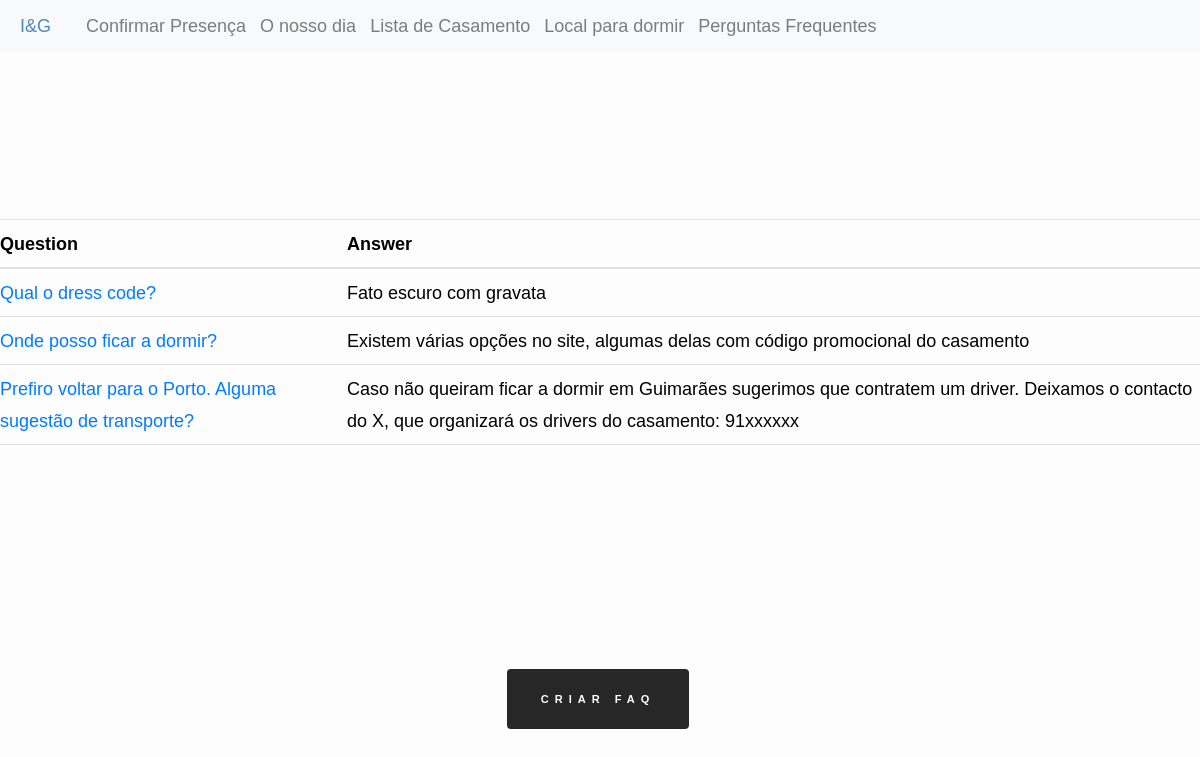
Before: /edit/faqs with the older database file.
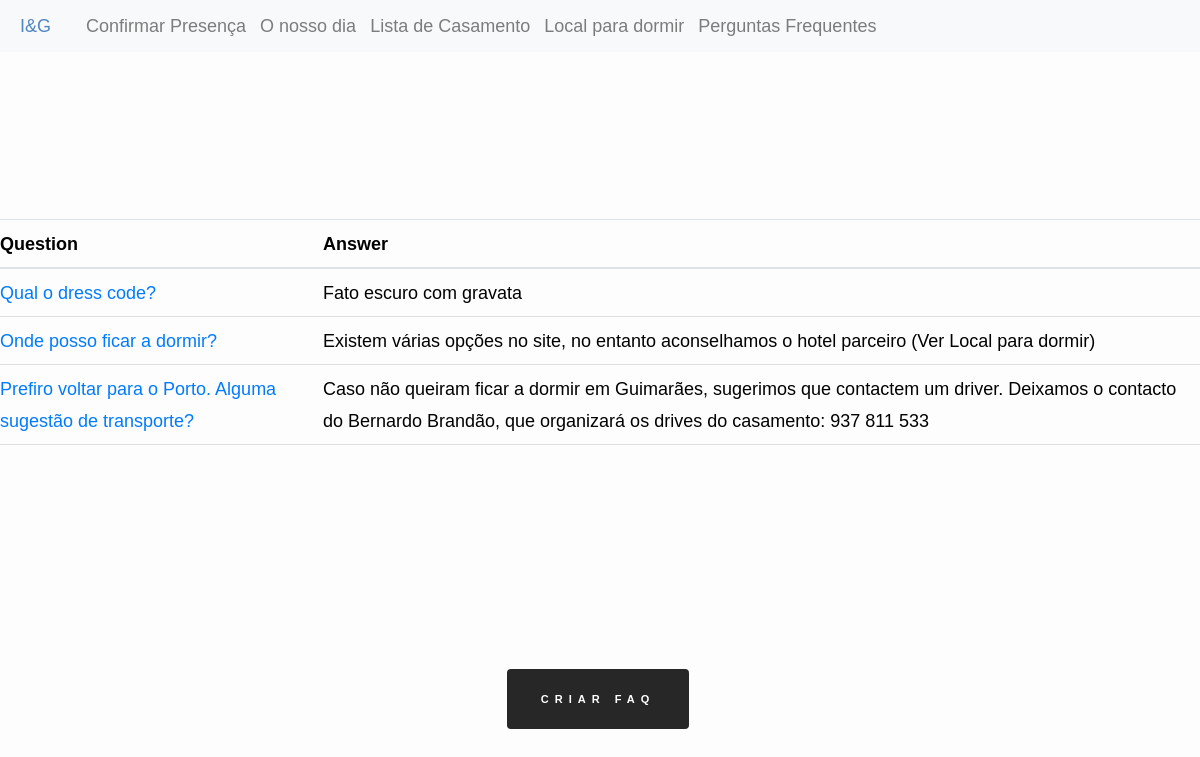
After: the same page with the newer database file.
### inesegoncalo/models/faqs.py (models this page shows, shortened)
class FAQ(db.Model ,model.Model,model.Base):
    __tablename__ = 'faq'
    __table_args__ = {'extend_existing': True}
    id = Column(Integer, primary_key=True)
    question = Column(Text)
    answer = Column(Text)

### inesegoncalo/modules/edit.py (the view)
@bp.route("/faqs", methods=("GET", "POST"))
def faqs():
    faqs = FAQ.query.all()
    return render_template("edit/faqs.html", faqs=faqs)

### inesegoncalo/templates/edit/faqs.html (shortened to what this page needs)
{% extends 'layout.html' %}
{% block content %}
<div class="product_background">
<table class="table">
    <thead>
        <tr>
            <th>Question</th>
            <th>Answer</th>
        </tr>
    </thead>
    <tbody>
        {% for faq in faqs %}
            <tr>
                <td class="no_padding"><a href="{{url_for('edit.faq',faq_id=faq.id)}}">{{faq.question}}</a></td>
                <td class="no_padding">{{faq.answer}}</td>
            </tr>
        {% endfor %}
    </tbody>
</table>
{% set url = url_for('create.faq') %}
<button class="rsvp_button" data-url="{{url}}" onclick="redirectTo(this)"> Criar FAQ </button>
</div>
{% endblock %}

Changed rows visible on the page:
changed FAQ "Onde posso ficar a dormir?": answer "Existem várias opções no site, algumas delas com código promocional do casamento" → "Existem várias opções no site, no entanto aconselhamos o hotel parceiro (Ver Local para dormir)"
changed FAQ "Prefiro voltar para o Porto. Alguma sugestão de transporte?": answer "Caso não queiram ficar a dormir em Guimarães sugerimos que contratem um driver. Deixamos o contacto do X, que organizará os drivers do casamento: 91xxxxxx" → "…ficar a dormir em Guimarães, sugerimos que contactem um driver. Deixamos o contacto do Bernardo Brandão, que organizará os drives do casamento: 937 811 533"
